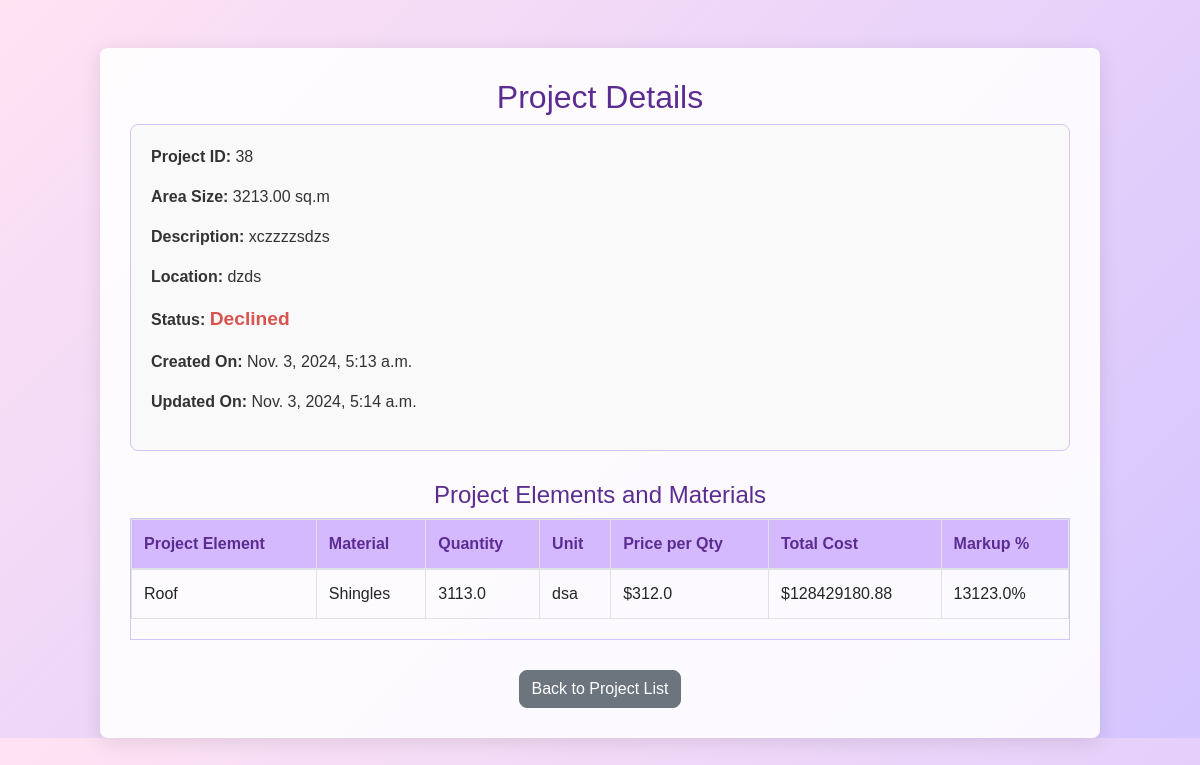
Screenshot of /projects/38/ (signed in) with the database file from the repository.
### quotations/models.py (models this page shows, shortened)
class Project(models.Model):
    STATUS_CHOICES = [
        ("Pending", "Pending"),
        ("Approved", "Approved"),
        ("Declined", "Declined"),
        ("Completed", "Completed"),
    ]
    name = models.CharField(max_length=100)
    area_size = models.DecimalField(max_digits=10, decimal_places=2, default=0)
    description = models.TextField()  # Changed to TextField for longer descriptions
    location = models.CharField(max_length=100)
    start_date = models.DateField(blank=True, null=True)
    end_date = models.DateField(blank=True, null=True)
    user = models.ForeignKey(User, on_delete=models.CASCADE, related_name="projects")
    status = models.CharField(
        max_length=20, choices=STATUS_CHOICES, default="Pending", blank=True, null=True
    )
    created_at = models.DateTimeField(auto_now_add=True)
    updated_at = models.DateTimeField(auto_now=True)
    approved_by_user = models.BooleanField(default=False)
    approved_by_admin = models.ForeignKey(
        User, null=True, blank=True, related_name="approved_projects", on_delete=models.SET_NULL
    )
    declined_by_admin = models.ForeignKey(
        User, null=True, blank=True, related_name="declined_projects", on_delete=models.SET_NULL
    )
    declined_by_user = models.BooleanField(default=False)

class ProjectElement(models.Model):
    project = models.ForeignKey(
        Project, on_delete=models.CASCADE, related_name="elements"
    )
    name = models.CharField(max_length=100)
    created_at = models.DateTimeField(auto_now_add=True)
    updated_at = models.DateTimeField(auto_now=True)

class Material(models.Model):
    STATUS_CHOICES = [
        ('pending', 'Pending'),
        ('approved', 'Approved'),
        ('declined', 'Declined'),
    ]
    element = models.ForeignKey(
        'ProjectElement', related_name="materials", on_delete=models.CASCADE
    )
    name = models.CharField(max_length=255)
    qty = models.FloatField(default=0)  # Default value of 0 for quantity
    unit = models.CharField(max_length=50)
    price_per_qty = models.FloatField(default=0)  # Default value of 0 for price per quantity
    markup_percentage = models.FloatField(default=0)  # Default value of 0 for markup percentage
    status = models.CharField(
        max_length=10, choices=STATUS_CHOICES, default='pending'
    )
    @property
    def total_cost(self):
        if self.qty > 0 and self.price_per_qty > 0 and self.markup_percentage > 0:
            return self.qty * self.price_per_qty * (1 + self.markup_percentage / 100)
        return 0  # Return 0 if not properly set by the superuser

### quotations/views.py (the view, shortened to what this page needs)
# urls.py: path('projects/<int:project_id>/', views.project_detail, name='project_detail'),
@login_required
def project_detail(request, project_id):
    logger.debug(f"Fetching project with ID: {project_id}")
    project = get_object_or_404(Project, id=project_id)
    form = None
    return render(request, "project_detail.html", {
        "project": project,
        "form": form,
    })

### templates/project_detail.html (shortened to what this page needs)
{% load static %}
<!DOCTYPE html>
<html lang="en">
<head>
    <link rel="stylesheet" href="https://stackpath.bootstrapcdn.com/bootstrap/4.5.2/css/bootstrap.min.css">
</head>
<body>
    <div class="container mt-5">
        <div class="project-container">
            <h2>Project Details</h2>
            {% if user.is_superuser %}
                <form method="post">
                    {% csrf_token %}
                    {{ form.as_p }}
                    {% if form.errors %}
                        <div class="error-messages">
                            {% for field, errors in form.errors.items %}
                                <p>{{ field|capfirst }}: {{ errors|join:", " }}</p>
                            {% endfor %}
                        </div>
                    {% endif %}
                    <button type="submit" class="btn btn-primary">Save Changes</button>
                </form>
            {% else %}
                <div class="project-info">
                    <p><strong>Project ID:</strong> {{ project.id }}</p>
                    <p><strong>Area Size:</strong> {{ project.area_size }} sq.m</p>
                    <p><strong>Description:</strong> {{ project.description }}</p>
                    <p><strong>Location:</strong> {{ project.location }}</p>
                    <p><strong>Status:</strong> <span class="project-status">{{ project.status }}</span></p>
                    <p><strong>Created On:</strong> {{ project.created_at }}</p>
                    <p><strong>Updated On:</strong> {{ project.updated_at }}</p>
                </div>
            {% endif %}
            <h4>Project Elements and Materials</h4>
            <div class="table-scroll">
                <table class="table table-bordered material-table">
                    <thead>
                        <tr>
                            <th>Project Element</th>
                            <th>Material</th>
                            <th>Quantity</th>
                            <th>Unit</th>
                            <th>Price per Qty</th>
                            <th>Total Cost</th>
                            <th>Markup %</th>
                        </tr>
                    </thead>
                    <tbody>
                        {% for element in project.elements.all %}
                            {% for material in element.materials.all %}
                                <tr>
                                    <td>{{ element.name }}</td>
                                    <td>{{ material.name }}</td>
                                    {% if user.is_superuser %}
    <td>
        <form method="post" action="{% url 'update_material' material.id %}">
            {% csrf_token %}
            <input type="number" name="qty" value="{{ material.qty }}" min="0" required>
    </td>
    <td>
        <input type="text" name="unit" value="{{ material.unit }}" required>
    </td>
    <td>
        <input type="number" name="price_per_qty" value="{{ material.price_per_qty }}" step="0.01" required>
    </td>
    <td>${{ material.total_cost }}</td>
    <td>
        <input type="number" name="markup_percentage" value="{{ material.markup_percentage }}" min="0" step="0.01" required>
    </td>
    <td class="action-buttons">
        <form method="post" action="{% url 'update_material' material.id %}">
            {% csrf_token %}
            <button type="submit" class="btn btn-success btn-sm">Update</button>
        </form>
        <form method="post" action="{% url 'remove_material' material.id %}" style="display:inline;">
            {% csrf_token %}
            <button type="submit" class="btn btn-danger btn-sm">Delete</button>
        </form>
    </td>
{% else %}
    <td>{{ material.qty|default:0 }}</td>
    <td>{{ material.unit|default:"N/A" }}</td>
    <td>${{ material.price_per_qty|default:0 }}</td>
    <td>${{ material.total_cost }}</td>
    <td>{{ material.markup_percentage|default:0 }}%</td>
{% endif %}
                                </tr>
                            {% endfor %}
                        {% endfor %}
                    </tbody>
                </table>
            </div>
            <div class="text-center">
                <a href="{% url 'project_list' %}" class="btn btn-secondary">Back to Project List</a>
            </div>
        </div>
    </body>
</html>

### templates/project_detail.html (style rules this page uses)
body { background: linear-gradient(135deg, #ffe3f3, #d4c4ff); font-family: Arial, sans-serif; color: #333; }
.project-container { max-width: 1000px; margin: auto; padding: 30px; background-color: rgba(255, 255, 255, 0.9); border-radius: 8px; box-shadow: 0 4px 20px rgba(0, 0, 0, 0.1); }
h2, h4 { text-align: center; color: #5c2d91; }
.project-info { margin-bottom: 30px; padding: 20px; border: 1px solid #d4c4ff; border-radius: 8px; background-color: #f9f9f9; }
.project-status { font-size: 1.2em; font-weight: bold; color: #d9534f; margin-top: 10px; }
.material-table { width: 100%; margin-bottom: 20px; }
.material-table th, .material-table td { text-align: left; vertical-align: middle; }
.btn { margin-top: 10px; border-radius: 8px; }
.btn-secondary { background-color: #6c757d; }
.material-table th { background-color: #d4b9ff; color: #5c2d91; }
.table-scroll { max-height: 400px; overflow-y: auto; margin-bottom: 20px; border: 1px solid #d4c4ff; }

### rows the page displays
Project: id "38", area_size "3213.00", description "xczzzzsdzs", location "dzds", status "Declined", created_at "Nov. 3, 2024, 5:13 a.m.", updated_at "Nov. 3, 2024, 5:14 a.m."
ProjectElement: name "Roof"
Material: name "Shingles", qty "3113.0", unit "dsa", price_per_qty "312.0", total_cost "128429180.88", markup_percentage "13123.0"
